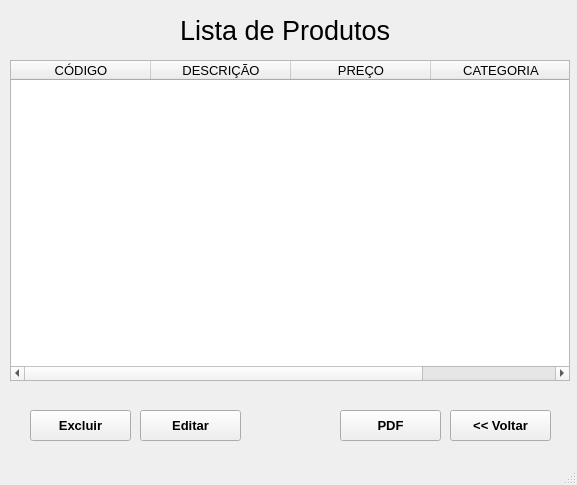
<?xml version="1.0" encoding="UTF-8"?>
<ui version="4.0">
 <class>MainWindow</class>
 <widget class="QMainWindow" name="MainWindow">
  <property name="geometry">
   <rect>
    <x>0</x>
    <y>0</y>
    <width>577</width>
    <height>485</height>
   </rect>
  </property>
  <property name="windowTitle">
   <string>Produtos</string>
  </property>
  <widget class="QWidget" name="centralwidget">
   <widget class="QLabel" name="label">
    <property name="geometry">
     <rect>
      <x>180</x>
      <y>20</y>
      <width>231</width>
      <height>21</height>
     </rect>
    </property>
    <property name="font">
     <font>
      <pointsize>20</pointsize>
     </font>
    </property>
    <property name="text">
     <string>Lista de Produtos</string>
    </property>
   </widget>
   <widget class="QTableWidget" name="tableWidget">
    <property name="geometry">
     <rect>
      <x>10</x>
      <y>60</y>
      <width>560</width>
      <height>321</height>
     </rect>
    </property>
    <property name="minimumSize">
     <size>
      <width>560</width>
      <height>0</height>
     </size>
    </property>
    <property name="font">
     <font>
      <weight>50</weight>
      <bold>false</bold>
     </font>
    </property>
    <property name="sizeAdjustPolicy">
     <enum>QAbstractScrollArea::AdjustIgnored</enum>
    </property>
    <property name="selectionBehavior">
     <enum>QAbstractItemView::SelectRows</enum>
    </property>
    <property name="gridStyle">
     <enum>Qt::NoPen</enum>
    </property>
    <property name="wordWrap">
     <bool>true</bool>
    </property>
    <attribute name="horizontalHeaderCascadingSectionResizes">
     <bool>false</bool>
    </attribute>
    <attribute name="horizontalHeaderDefaultSectionSize">
     <number>140</number>
    </attribute>
    <attribute name="horizontalHeaderMinimumSectionSize">
     <number>40</number>
    </attribute>
    <attribute name="verticalHeaderVisible">
     <bool>false</bool>
    </attribute>
    <attribute name="verticalHeaderCascadingSectionResizes">
     <bool>false</bool>
    </attribute>
    <attribute name="verticalHeaderDefaultSectionSize">
     <number>30</number>
    </attribute>
    <attribute name="verticalHeaderMinimumSectionSize">
     <number>23</number>
    </attribute>
    <column>
     <property name="text">
      <string>CÓDIGO</string>
     </property>
     <property name="font">
      <font>
       <pointsize>10</pointsize>
      </font>
     </property>
     <property name="textAlignment">
      <set>AlignCenter</set>
     </property>
    </column>
    <column>
     <property name="text">
      <string>DESCRIÇÃO</string>
     </property>
     <property name="font">
      <font>
       <pointsize>10</pointsize>
      </font>
     </property>
     <property name="textAlignment">
      <set>AlignCenter</set>
     </property>
    </column>
    <column>
     <property name="text">
      <string>PREÇO</string>
     </property>
     <property name="font">
      <font>
       <pointsize>10</pointsize>
      </font>
     </property>
     <property name="textAlignment">
      <set>AlignCenter</set>
     </property>
    </column>
    <column>
     <property name="text">
      <string>CATEGORIA</string>
     </property>
     <property name="font">
      <font>
       <pointsize>10</pointsize>
      </font>
     </property>
     <property name="textAlignment">
      <set>AlignCenter</set>
     </property>
    </column>
   </widget>
   <widget class="QPushButton" name="btExcluir">
    <property name="geometry">
     <rect>
      <x>30</x>
      <y>410</y>
      <width>101</width>
      <height>31</height>
     </rect>
    </property>
    <property name="font">
     <font>
      <pointsize>10</pointsize>
      <weight>75</weight>
      <bold>true</bold>
     </font>
    </property>
    <property name="text">
     <string>Excluir</string>
    </property>
   </widget>
   <widget class="QPushButton" name="btVoltar">
    <property name="geometry">
     <rect>
      <x>450</x>
      <y>410</y>
      <width>101</width>
      <height>31</height>
     </rect>
    </property>
    <property name="font">
     <font>
      <pointsize>10</pointsize>
      <weight>75</weight>
      <bold>true</bold>
     </font>
    </property>
    <property name="text">
     <string>&lt;&lt; Voltar</string>
    </property>
   </widget>
   <widget class="QPushButton" name="btPdf">
    <property name="geometry">
     <rect>
      <x>340</x>
      <y>410</y>
      <width>101</width>
      <height>31</height>
     </rect>
    </property>
    <property name="font">
     <font>
      <pointsize>10</pointsize>
      <weight>75</weight>
      <bold>true</bold>
     </font>
    </property>
    <property name="text">
     <string>PDF</string>
    </property>
   </widget>
   <widget class="QPushButton" name="btEditar">
    <property name="geometry">
     <rect>
      <x>140</x>
      <y>410</y>
      <width>101</width>
      <height>31</height>
     </rect>
    </property>
    <property name="font">
     <font>
      <pointsize>10</pointsize>
      <weight>75</weight>
      <bold>true</bold>
     </font>
    </property>
    <property name="text">
     <string>Editar</string>
    </property>
   </widget>
  </widget>
  <widget class="QMenuBar" name="menubar">
   <property name="geometry">
    <rect>
     <x>0</x>
     <y>0</y>
     <width>577</width>
     <height>21</height>
    </rect>
   </property>
  </widget>
  <widget class="QStatusBar" name="statusbar"/>
 </widget>
 <resources/>
 <connections/>
</ui>
